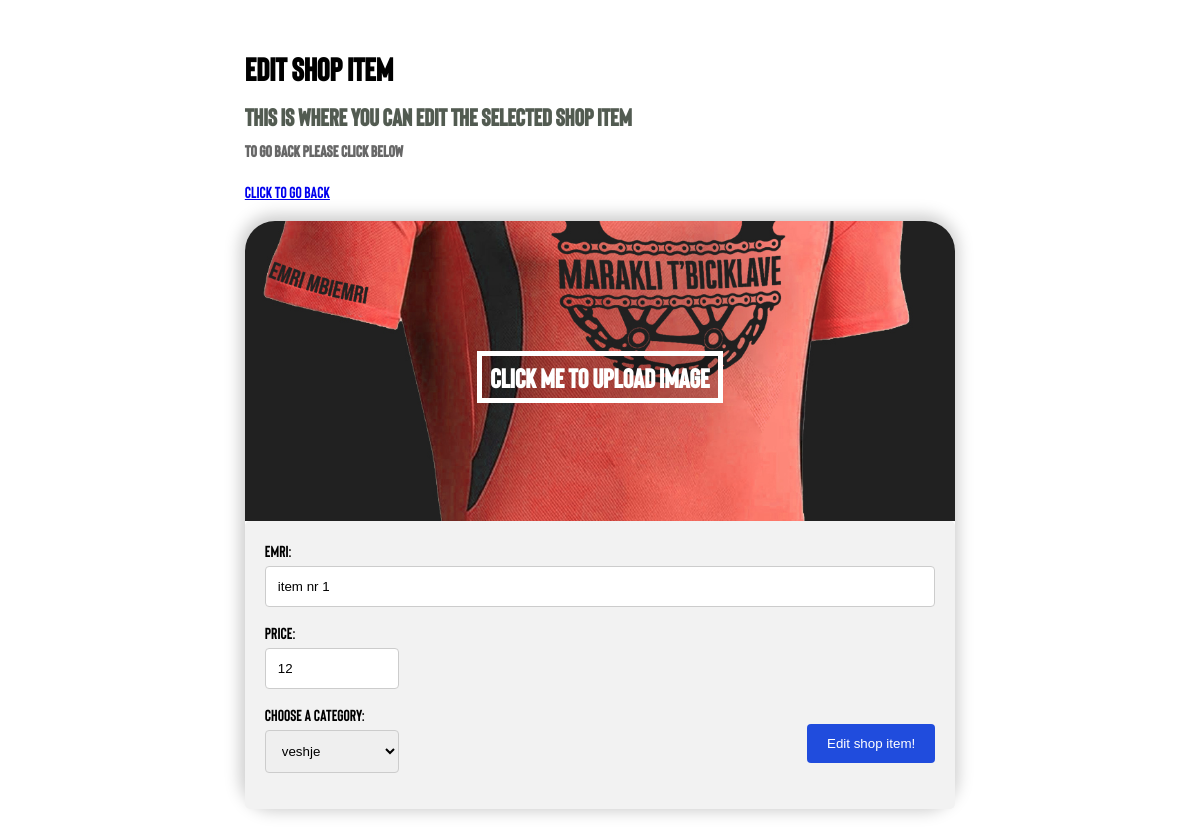
The app's page /components/shop/shopEdit.php?id=22 (signed in) with its own data.
### tables this page shows
CREATE TABLE `item` (
  `id` int(11) NOT NULL,
  `item_pic` varchar(255) NOT NULL DEFAULT '../../photos/bg1.jpg',
  `emri` varchar(255) NOT NULL,
  `cmimi` int(11) NOT NULL,
  `category` int(11) NOT NULL
);

### controllers/ShopControll.php (called while the page is built, shortened)
<?php
require_once '../../databaze/Database.php';
class ShopControll{
    public $db;
    public function __construct(){
        $this->db = new Database;
    }
    public function readCat(){
        $query = $this->db->pdo->query('SELECT * FROM item_cat');
        return $query->fetchAll();
    }
    public function edit($id){
        $query = $this->db->pdo->prepare('SELECT * from item WHERE id = :id');
        $query->bindParam(':id', $id);
        $query->execute();
        return $query->fetch();
    }
}
?>

### databaze/Database.php (called while the page is built, shortened)
<?php
class Database{
    public function __construct(){
        try{
            $link = new PDO('mysql:host=localhost;dbname=marakli_web', 'root','');
            $this->pdo = $link;
        }catch(PDOException $exception){
            die($exception->getMessage());
        }
    }
}
?>

### components/shop/shopEdit.php (the view, shortened to what this page needs)
<?php
require_once '../../controllers/ShopControll.php';
if (isset($_GET['id'])) {
    $itemId = $_GET['id'];
}
$shop = new ShopControll;
$currItem = $shop->edit($itemId);
?>
<!DOCTYPE html>
<html lang="en">
<head>
    <link rel="stylesheet" href="./css/shopAdd.css">
</head>
<body>
    <div class="main">
        <div class="intro">
            <h1>Edit shop item</h1>
            <h2>This is where you can Edit the selected shop item</h2>
            <h4>to go back please click below</h4>
            <a href="./shop.php">click to go back</a>
        </div>
        <div class="shop_item">
            <form method="POST">
                <div class="foto" style="background-image: url(<?php echo $currItem['item_pic']; ?>);">
                    <div class="upload">
                        <label class="file-input" for="img" id="change">Click me to upload image</label>
                    </div>
                </div>
                <div class="container">
                    <label for="emri">Emri:</label>
                    <input type="text" name="emri" id="emri" value="<?php echo $currItem['emri']; ?>">
                    <label for="price">Price:</label><br>
                    <input type="number" name="price" id="price" min="0.00" max="1000.00" step="0.01" value="<?php echo $currItem['cmimi']; ?>"/><br>
                    <label for="cat">Choose a category:</label><br>
                    <select name="cat" id="cat" value="<?php echo $currItem['category']; ?>">
                        <?php
                        $shop = new ShopControll;
                        $categories = $shop->readCat();
                        foreach ($categories as $category):
                        ?>
                        <option value="<?php echo $category['id']; ?>"><?php echo $category['emri']; ?></option>
                        <?php endforeach; ?>
                    </select>
                    <input type="submit" name="submit" value="Edit shop item!">
                </div>
            </form>
        </div>
    </div>
</body>
</html>

### components/shop/css/shopAdd.css (style rules this page uses)
.main { font-family: Bison; width: 60%; margin-left: auto; margin-right: auto; }
.intro { padding-bottom: 20px; padding-top: 20px; }
.intro h1 { margin-bottom: 15px; }
.intro h2 { margin: 0; margin-bottom: 10px; color: rgba(19, 32, 18, 0.733); }
.intro h4 { margin-top: 0; color: rgba(0, 0, 0, 0.596); }
.shop_item { margin-bottom: 30px; border-radius: 30px; box-shadow: -1px -2px 16px 4px rgba(0, 0, 0, 0.205); }
.foto { border-top-left-radius: 30px; border-top-right-radius: 30px; width: 100%; height: 300px; background-image: url("../../../photos/bg1.jpg"); background-position: center; background-repeat: no-repeat; background-size: cover; }
.upload { width: max-content; margin: auto; padding-top: 130px; }
.file-input { color: white; display: inline-block; background: rgba(0, 0, 0, 0.178); border: 5px solid rgb(255, 255, 255); padding: 5px 8px; cursor: pointer; font-weight: 700; font-size: 20pt; }
input[type=text], input[type=number], select, textarea { width: 100%; padding: 12px; border: 1px solid #ccc; border-radius: 4px; box-sizing: border-box; margin-top: 6px; margin-bottom: 16px; resize: vertical; }
select { width: 20%; }
option { width: 20%; }
input[type=number] { width: 20%; }
input[type=submit] { background-color: rgb(32, 76, 221); color: white; padding: 12px 20px; border: none; border-radius: 4px; cursor: pointer; float: right; }
.container { border-radius: 5px; background-color: #f2f2f2; padding: 20px; }

### records on screen
item: item_pic (picture), emri "item nr 1", price "12"

### other values on screen
form field cat "veshje"
